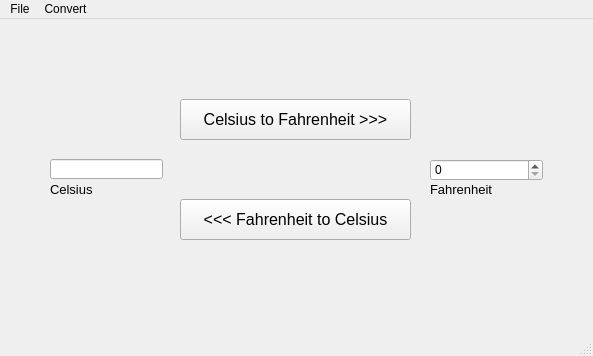
<?xml version="1.0" encoding="UTF-8"?>
<ui version="4.0">
 <class>MainWindow</class>
 <widget class="QMainWindow" name="MainWindow">
  <property name="geometry">
   <rect>
    <x>0</x>
    <y>0</y>
    <width>593</width>
    <height>356</height>
   </rect>
  </property>
  <property name="windowTitle">
   <string>MainWindow</string>
  </property>
  <widget class="QWidget" name="centralwidget">
   <widget class="QPushButton" name="btnFtoC">
    <property name="geometry">
     <rect>
      <x>180</x>
      <y>180</y>
      <width>231</width>
      <height>41</height>
     </rect>
    </property>
    <property name="font">
     <font>
      <pointsize>12</pointsize>
     </font>
    </property>
    <property name="text">
     <string>&lt;&lt;&lt; Fahrenheit to Celsius</string>
    </property>
   </widget>
   <widget class="QPushButton" name="btnCtoF">
    <property name="geometry">
     <rect>
      <x>180</x>
      <y>80</y>
      <width>231</width>
      <height>41</height>
     </rect>
    </property>
    <property name="font">
     <font>
      <pointsize>12</pointsize>
     </font>
    </property>
    <property name="text">
     <string>Celsius to Fahrenheit &gt;&gt;&gt;</string>
    </property>
   </widget>
   <widget class="QLineEdit" name="editCel">
    <property name="geometry">
     <rect>
      <x>50</x>
      <y>140</y>
      <width>113</width>
      <height>20</height>
     </rect>
    </property>
   </widget>
   <widget class="QSpinBox" name="spinFahr">
    <property name="geometry">
     <rect>
      <x>430</x>
      <y>140</y>
      <width>113</width>
      <height>22</height>
     </rect>
    </property>
   </widget>
   <widget class="QLabel" name="label">
    <property name="geometry">
     <rect>
      <x>50</x>
      <y>160</y>
      <width>111</width>
      <height>21</height>
     </rect>
    </property>
    <property name="font">
     <font>
      <pointsize>10</pointsize>
     </font>
    </property>
    <property name="text">
     <string>Celsius</string>
    </property>
   </widget>
   <widget class="QLabel" name="label_2">
    <property name="geometry">
     <rect>
      <x>430</x>
      <y>160</y>
      <width>111</width>
      <height>21</height>
     </rect>
    </property>
    <property name="font">
     <font>
      <pointsize>10</pointsize>
     </font>
    </property>
    <property name="text">
     <string>Fahrenheit</string>
    </property>
   </widget>
  </widget>
  <widget class="QMenuBar" name="menubar">
   <property name="geometry">
    <rect>
     <x>0</x>
     <y>0</y>
     <width>593</width>
     <height>21</height>
    </rect>
   </property>
   <widget class="QMenu" name="menuFile">
    <property name="title">
     <string>File</string>
    </property>
    <addaction name="actionExit"/>
   </widget>
   <widget class="QMenu" name="menuConvert">
    <property name="title">
     <string>Convert</string>
    </property>
    <addaction name="actionC_to_F"/>
    <addaction name="actionF_to_C"/>
   </widget>
   <addaction name="menuFile"/>
   <addaction name="menuConvert"/>
  </widget>
  <widget class="QStatusBar" name="statusbar"/>
  <action name="actionExit">
   <property name="text">
    <string>Exit</string>
   </property>
  </action>
  <action name="actionC_to_F">
   <property name="text">
    <string>C to F</string>
   </property>
  </action>
  <action name="actionF_to_C">
   <property name="text">
    <string>F to C</string>
   </property>
  </action>
 </widget>
 <resources/>
 <connections/>
</ui>
